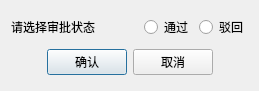
<?xml version="1.0" encoding="UTF-8"?>
<ui version="4.0">
 <class>ApprovalDialog</class>
 <widget class="QDialog" name="ApprovalDialog">
  <property name="geometry">
   <rect>
    <x>0</x>
    <y>0</y>
    <width>259</width>
    <height>91</height>
   </rect>
  </property>
  <property name="minimumSize">
   <size>
    <width>224</width>
    <height>91</height>
   </size>
  </property>
  <property name="maximumSize">
   <size>
    <width>259</width>
    <height>91</height>
   </size>
  </property>
  <property name="windowTitle">
   <string>学员审批状态处理</string>
  </property>
  <property name="styleSheet">
   <string notr="true">* {
	font-family: 微软雅黑;
}</string>
  </property>
  <layout class="QVBoxLayout" name="verticalLayout">
   <item>
    <layout class="QHBoxLayout" name="horizontalLayout">
     <item>
      <widget class="QLabel" name="label">
       <property name="text">
        <string>请选择审批状态</string>
       </property>
      </widget>
     </item>
     <item>
      <spacer name="horizontalSpacer">
       <property name="orientation">
        <enum>Qt::Horizontal</enum>
       </property>
       <property name="sizeHint" stdset="0">
        <size>
         <width>13</width>
         <height>20</height>
        </size>
       </property>
      </spacer>
     </item>
     <item>
      <widget class="QRadioButton" name="radioPass">
       <property name="text">
        <string>通过</string>
       </property>
      </widget>
     </item>
     <item>
      <widget class="QRadioButton" name="radioReject">
       <property name="text">
        <string>驳回</string>
       </property>
      </widget>
     </item>
    </layout>
   </item>
   <item>
    <layout class="QHBoxLayout" name="horizontalLayout_2">
     <item>
      <spacer name="horizontalSpacer_2">
       <property name="orientation">
        <enum>Qt::Horizontal</enum>
       </property>
       <property name="sizeHint" stdset="0">
        <size>
         <width>28</width>
         <height>20</height>
        </size>
       </property>
      </spacer>
     </item>
     <item>
      <widget class="QPushButton" name="btnConfirm">
       <property name="text">
        <string>确认</string>
       </property>
      </widget>
     </item>
     <item>
      <widget class="QPushButton" name="btnCancel">
       <property name="text">
        <string>取消</string>
       </property>
      </widget>
     </item>
     <item>
      <spacer name="horizontalSpacer_3">
       <property name="orientation">
        <enum>Qt::Horizontal</enum>
       </property>
       <property name="sizeHint" stdset="0">
        <size>
         <width>28</width>
         <height>20</height>
        </size>
       </property>
      </spacer>
     </item>
    </layout>
   </item>
  </layout>
 </widget>
 <resources/>
 <connections>
  <connection>
   <sender>btnConfirm</sender>
   <signal>clicked()</signal>
   <receiver>ApprovalDialog</receiver>
   <slot>accept()</slot>
   <hints>
    <hint type="sourcelabel">
     <x>89</x>
     <y>65</y>
    </hint>
    <hint type="destinationlabel">
     <x>129</x>
     <y>45</y>
    </hint>
   </hints>
  </connection>
  <connection>
   <sender>btnCancel</sender>
   <signal>clicked()</signal>
   <receiver>ApprovalDialog</receiver>
   <slot>reject()</slot>
   <hints>
    <hint type="sourcelabel">
     <x>170</x>
     <y>65</y>
    </hint>
    <hint type="destinationlabel">
     <x>129</x>
     <y>45</y>
    </hint>
   </hints>
  </connection>
 </connections>
</ui>
